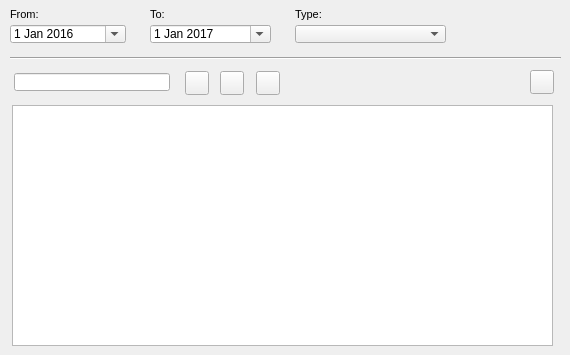
    <widget class="QWidget" name="document">
     <attribute name="title">
      <string>Document</string>
     </attribute>
     <widget class="QDateEdit" name="date_document_from">
      <property name="geometry">
       <rect>
        <x>10</x>
        <y>25</y>
        <width>116</width>
        <height>18</height>
       </rect>
      </property>
      <property name="calendarPopup">
       <bool>true</bool>
      </property>
      <property name="date">
       <date>
        <year>2016</year>
        <month>1</month>
        <day>1</day>
       </date>
      </property>
     </widget>
     <widget class="Line" name="line_6">
      <property name="geometry">
       <rect>
        <x>10</x>
        <y>50</y>
        <width>551</width>
        <height>16</height>
       </rect>
      </property>
      <property name="orientation">
       <enum>Qt::Horizontal</enum>
      </property>
     </widget>
     <widget class="QTableView" name="tbl_document">
      <property name="geometry">
       <rect>
        <x>12</x>
        <y>105</y>
        <width>541</width>
        <height>241</height>
       </rect>
      </property>
      <property name="sortingEnabled">
       <bool>true</bool>
      </property>
     </widget>
     <widget class="QLabel" name="label_doc_from">
      <property name="geometry">
       <rect>
        <x>10</x>
        <y>3</y>
        <width>111</width>
        <height>22</height>
       </rect>
      </property>
      <property name="font">
       <font>
        <pointsize>8</pointsize>
       </font>
      </property>
      <property name="frameShape">
       <enum>QFrame::NoFrame</enum>
      </property>
      <property name="frameShadow">
       <enum>QFrame::Plain</enum>
      </property>
      <property name="text">
       <string>From:</string>
      </property>
      <property name="textFormat">
       <enum>Qt::AutoText</enum>
      </property>
      <property name="scaledContents">
       <bool>false</bool>
      </property>
      <property name="alignment">
       <set>Qt::AlignLeading|Qt::AlignLeft|Qt::AlignVCenter</set>
      </property>
      <property name="margin">
       <number>3</number>
      </property>
     </widget>
     <widget class="QLabel" name="label_doc_type">
      <property name="geometry">
       <rect>
        <x>295</x>
        <y>3</y>
        <width>147</width>
        <height>22</height>
       </rect>
      </property>
      <property name="font">
       <font>
        <pointsize>8</pointsize>
       </font>
      </property>
      <property name="layoutDirection">
       <enum>Qt::LeftToRight</enum>
      </property>
      <property name="frameShape">
       <enum>QFrame::NoFrame</enum>
      </property>
      <property name="frameShadow">
       <enum>QFrame::Raised</enum>
      </property>
      <property name="text">
       <string>Type:</string>
      </property>
      <property name="textFormat">
       <enum>Qt::AutoText</enum>
      </property>
      <property name="scaledContents">
       <bool>false</bool>
      </property>
      <property name="margin">
       <number>3</number>
      </property>
     </widget>
     <widget class="QLabel" name="label_doc_to">
      <property name="geometry">
       <rect>
        <x>150</x>
        <y>3</y>
        <width>117</width>
        <height>22</height>
       </rect>
      </property>
      <property name="font">
       <font>
        <pointsize>8</pointsize>
       </font>
      </property>
      <property name="frameShape">
       <enum>QFrame::NoFrame</enum>
      </property>
      <property name="frameShadow">
       <enum>QFrame::Raised</enum>
      </property>
      <property name="text">
       <string>To:</string>
      </property>
      <property name="textFormat">
       <enum>Qt::AutoText</enum>
      </property>
      <property name="scaledContents">
       <bool>false</bool>
      </property>
      <property name="margin">
       <number>3</number>
      </property>
     </widget>
     <widget class="QComboBox" name="doc_type">
      <property name="geometry">
       <rect>
        <x>295</x>
        <y>25</y>
        <width>151</width>
        <height>18</height>
       </rect>
      </property>
     </widget>
     <widget class="QDateEdit" name="date_document_to">
      <property name="geometry">
       <rect>
        <x>150</x>
        <y>25</y>
        <width>121</width>
        <height>18</height>
       </rect>
      </property>
      <property name="calendarPopup">
       <bool>true</bool>
      </property>
      <property name="date">
       <date>
        <year>2017</year>
        <month>1</month>
        <day>1</day>
       </date>
      </property>
     </widget>
     <widget class="QPushButton" name="btn_doc_new">
      <property name="geometry">
       <rect>
        <x>256</x>
        <y>71</y>
        <width>24</width>
        <height>24</height>
       </rect>
      </property>
      <property name="toolTip">
       <string>&lt;html&gt;&lt;head/&gt;&lt;body&gt;&lt;p&gt;New document&lt;/p&gt;&lt;/body&gt;&lt;/html&gt;</string>
      </property>
      <property name="text">
       <string/>
      </property>
      <property name="icon">
       <iconset>
        <normaloff>../icons/131b.png</normaloff>../icons/131b.png</iconset>
      </property>
      <property name="iconSize">
       <size>
        <width>22</width>
        <height>22</height>
       </size>
      </property>
     </widget>
     <widget class="QPushButton" name="btn_doc_insert">
      <property name="geometry">
       <rect>
        <x>185</x>
        <y>71</y>
        <width>24</width>
        <height>24</height>
       </rect>
      </property>
      <property name="toolTip">
       <string>&lt;html&gt;&lt;head/&gt;&lt;body&gt;&lt;p&gt;Link document&lt;/p&gt;&lt;/body&gt;&lt;/html&gt;</string>
      </property>
      <property name="text">
       <string/>
      </property>
      <property name="icon">
       <iconset>
        <normaloff>../icons/111b.png</normaloff>../icons/111b.png</iconset>
      </property>
      <property name="iconSize">
       <size>
        <width>22</width>
        <height>22</height>
       </size>
      </property>
     </widget>
     <widget class="QPushButton" name="btn_doc_delete">
      <property name="geometry">
       <rect>
        <x>220</x>
        <y>71</y>
        <width>24</width>
        <height>24</height>
       </rect>
      </property>
      <property name="toolTip">
       <string>&lt;html&gt;&lt;head/&gt;&lt;body&gt;&lt;p&gt;Unlink document&lt;/p&gt;&lt;/body&gt;&lt;/html&gt;</string>
      </property>
      <property name="text">
       <string/>
      </property>
      <property name="icon">
       <iconset>
        <normaloff>../icons/112b.png</normaloff>../icons/112b.png</iconset>
      </property>
      <property name="iconSize">
       <size>
        <width>22</width>
        <height>22</height>
       </size>
      </property>
     </widget>
     <widget class="QPushButton" name="btn_open_doc">
      <property name="geometry">
       <rect>
        <x>530</x>
        <y>70</y>
        <width>24</width>
        <height>24</height>
       </rect>
      </property>
      <property name="toolTip">
       <string>&lt;html&gt;&lt;head/&gt;&lt;body&gt;&lt;p&gt;Open document&lt;/p&gt;&lt;/body&gt;&lt;/html&gt;</string>
      </property>
      <property name="text">
       <string/>
      </property>
      <property name="icon">
       <iconset>
        <normaloff>../icons/170b.png</normaloff>../icons/170b.png</iconset>
      </property>
      <property name="iconSize">
       <size>
        <width>22</width>
        <height>22</height>
       </size>
      </property>
     </widget>
     <widget class="QLineEdit" name="doc_id">
      <property name="geometry">
       <rect>
        <x>14</x>
        <y>73</y>
        <width>156</width>
        <height>18</height>
       </rect>
      </property>
     </widget>
    </widget>
